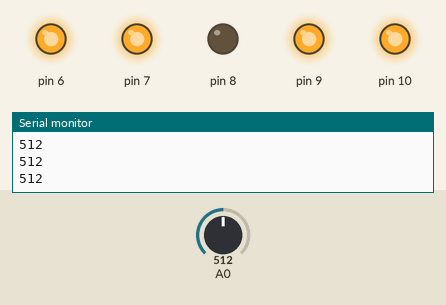
This sketch was run on a simulated Arduino Uno, built with avr-gcc and run on an emulated ATmega328P. Parts: output pins drawn as LEDs (lit = HIGH), the last lines printed to the serial monitor. The test bench sets the inputs (shaded band); at power-on: A0 = 512.

Above: at 1.2 s.
1.3 s: A0 set to 604
2.8 s: A0 set to 623
At 4.0 s:
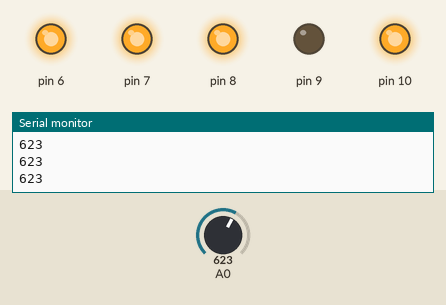
4.3 s: A0 set to 799
5.8 s: A0 set to 824
At 6.4 s:
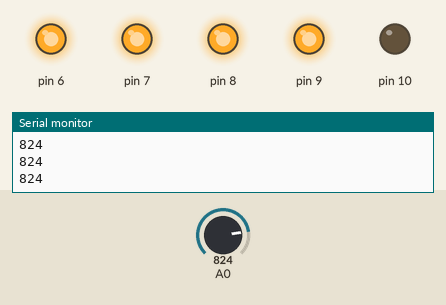
7.3 s: A0 set to 398
At 8.5 s:
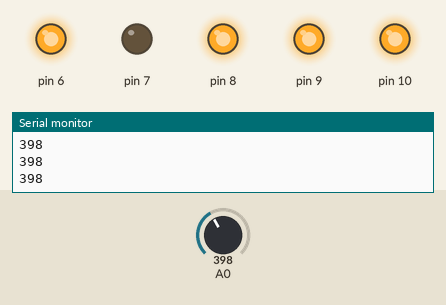
8.8 s: A0 set to 419
At 9.9 s:
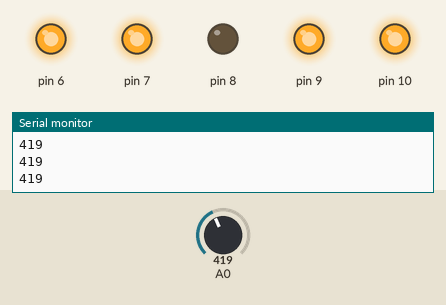
Timing chart, 0 to 11.3 s (numbered marks = the images above; inputs shaded):
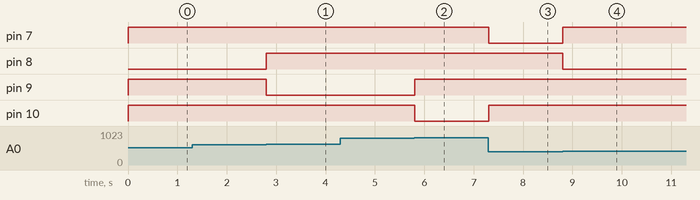

The sketch:

Controllable_marquee.ino
```cpp
void setup() {
  for(int i=6;i<=10;i++){
    pinMode(i, OUTPUT) ;
    digitalWrite(i, HIGH) ;
  }
  pinMode(A0, INPUT) ;
  Serial.begin(9600) ;

}

void loop() {
  Serial.println(analogRead(A0)) ;
  if(analogRead(A0)<=204){
    digitalWrite(6, LOW);
    digitalWrite(7, HIGH);
    digitalWrite(8, HIGH);
    digitalWrite(9, HIGH);
    digitalWrite(10, HIGH);
  }
  else if(analogRead(A0)<=408){
    digitalWrite(6, HIGH);
    digitalWrite(7, LOW);
    digitalWrite(8, HIGH);
    digitalWrite(9, HIGH);
    digitalWrite(10, HIGH);
  }
  else if(analogRead(A0)<=612){
    digitalWrite(6, HIGH);
    digitalWrite(7, HIGH);
    digitalWrite(8, LOW);
    digitalWrite(9, HIGH);
    digitalWrite(10, HIGH);
  }
  else if(analogRead(A0)<=816){
    digitalWrite(6, HIGH);
    digitalWrite(7, HIGH);
    digitalWrite(8, HIGH);
    digitalWrite(9, LOW);
    digitalWrite(10, HIGH);
  }
  else {
    digitalWrite(6, HIGH);
    digitalWrite(7, HIGH);
    digitalWrite(8, HIGH);
    digitalWrite(9, HIGH);
    digitalWrite(10, LOW);
  }


}
```

Measured:
- the behaviour switches between 612 and 613 on A0 (found by bisection; images 0 and 1)
- the behaviour switches between 816 and 817 on A0 (found by bisection; images 1 and 2)
- the behaviour switches between 408 and 409 on A0 (found by bisection; images 3 and 4)
- after the input at 2.8 s, pin 8: LOW → HIGH at once; pin 9: HIGH → LOW at once
- after the input at 5.8 s, pin 9: LOW → HIGH at once; pin 10: HIGH → LOW at once
- after the input at 7.3 s, pin 7: HIGH → LOW at once; pin 10: LOW → HIGH at once
- after the input at 8.8 s, pin 7: LOW → HIGH at once; pin 8: HIGH → LOW at once
